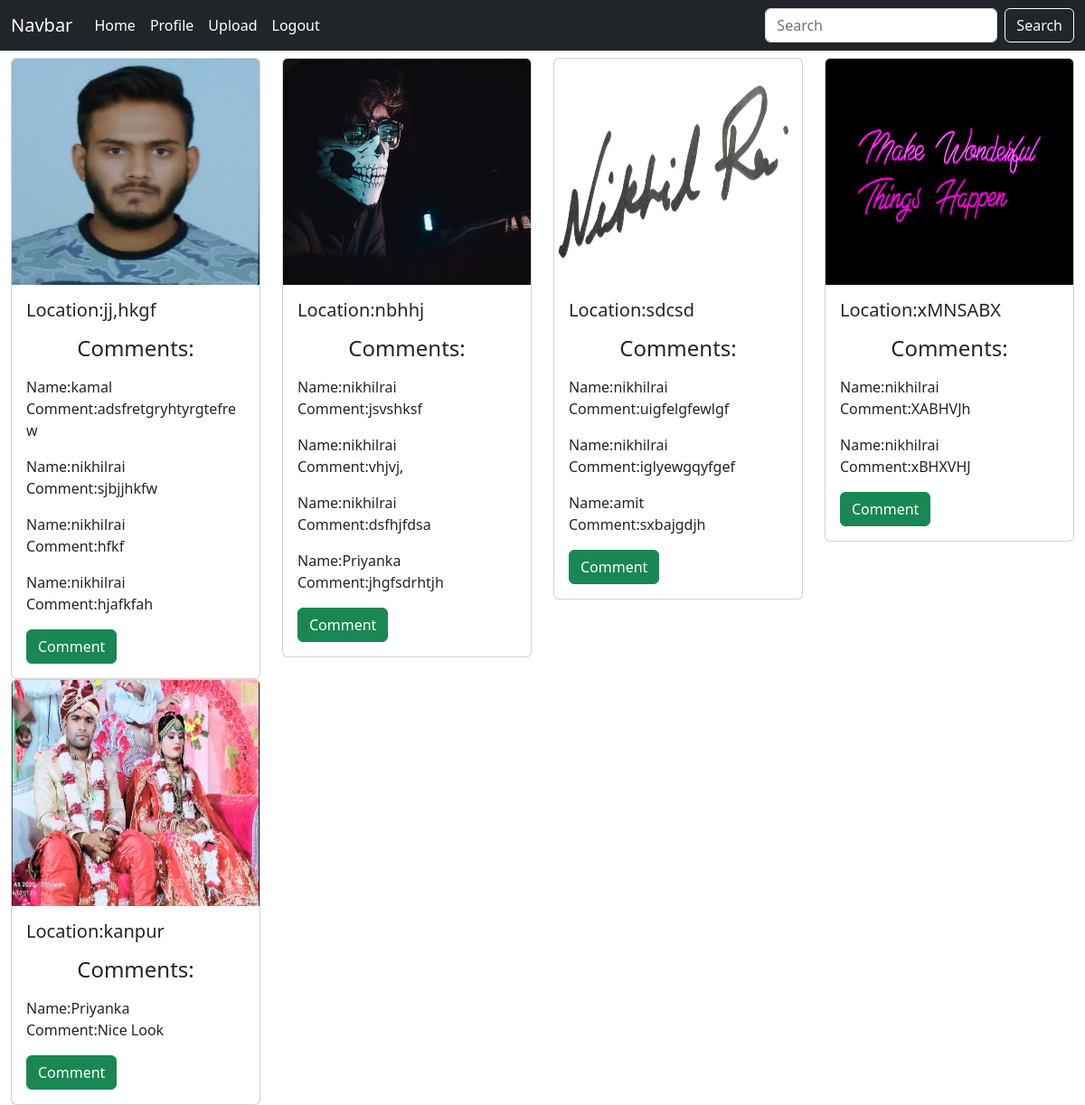
The page / (signed in) on the database its author committed.
### mainapp/models.py (models this page shows, shortened)
class Image(models.Model):
    image = models.ImageField(upload_to='images/')
    location = models.CharField(max_length=100)
    uploader = models.ForeignKey(User, on_delete=models.CASCADE)

class Comment(models.Model):
    image = models.ForeignKey(Image, on_delete=models.CASCADE, related_name='comments')
    user = models.ForeignKey(User, on_delete=models.CASCADE, default=None)
    content = models.TextField()
    created_at = models.DateTimeField(auto_now_add=True)

### mainapp/views.py (the view)
# urls.py: path('', views.home, name='home'),
@login_required
def home(request):
    images = Image.objects.all()
    comments = Comment.objects.all()
    return render(request, 'home.html', {'images': images, 'comments': comments})

### mainapp/templates/home.html (shortened to what this page needs)
{% extends 'base.html' %}
{% block content %}
<div class="container-fluid mt-2">
  <div class="row">
    {% for image in images %}
      <div class="col-xxl-2 col-xl-3 col-lg-3 col-md-4 col-sm-6 col-xs-12">
          <div class="card">
              <img src={{image.image.url}} class="card-img-top" height="250px" alt="...">
              <div class="card-body">
                <h5 class="card-title">Location:{{ image.location }}</h5>
                <h4 class="text-center m-3">Comments:</h4>
                {% for comment in comments %}
                  {% if comment.image == image %}
                    <p>Name:{{ comment.user.username }} <br>Comment:{{ comment.content }}</p>
                  {% endif %}
                {% endfor %}
                <a href="{% url 'image_detail' image.id%}" class="btn btn-success">Comment</a>
              </div>
          </div>
      </div>
      {% endfor %}
{% endblock %}

### mainapp/templates/base.html (shortened to what this page needs)
<!DOCTYPE html>
{%load static%}
<html>
<head>
 <link rel="stylesheet" href="{% static "css/all.min.css" %}">
 <link rel="stylesheet" href="{%static "css/bootstrap.css" %}">
</head>
<body>
  <nav class="navbar navbar-expand-lg bg-body-tertiary bg-dark ">
    <div class="container-fluid">
      <a class="navbar-brand text-white" href="/">Navbar</a>
      <div class="collapse navbar-collapse" id="navbarSupportedContent">
        <ul class="navbar-nav me-auto mb-2 mb-lg-0">
          {% if user.is_authenticated %}
          <li class="nav-item ">
            <a class="nav-link active text-white " aria-current="page" href="/">Home</a>
          </li>
          <li class="nav-item">
            <a class="nav-link text-white" href="{% url "profile"%}">Profile</a>
          </li>
          <li class="nav-item">
            <a class="nav-link active text-white" aria-current="page" href="{% url "upload"%}">Upload</a>
          </li>
          <li class="nav-item">
            <a class="nav-link text-white" href="{% url "logout"%}">Logout</a>
          </li>
          {% endif %}
        </ul>
        <form class="d-flex" role="search">
          <input class="form-control me-2" type="search" placeholder="Search" aria-label="Search">
          <button class="btn btn-outline-light" type="submit">Search</button>
        </form>
      </div>
    </div>
  </nav>
  <div class="content">
    {% block content %}
    {% endblock %}
  </div>
</body>
</html>

### rows shown on the page
Image: image (picture), location "jj,hkgf"
Comment: user.username "kamal", content "adsfretgryhtyrgtefrew"
Comment: user.username "nikhilrai", content "sjbjjhkfw"
Comment: user.username "nikhilrai", content "hfkf"
Comment: user.username "nikhilrai", content "hjafkfah"
Image: image (picture), location "nbhhj"
Comment: user.username "nikhilrai", content "jsvshksf"
Comment: user.username "nikhilrai", content "vhjvj,"
Comment: user.username "nikhilrai", content "dsfhjfdsa"
Comment: user.username "Priyanka", content "jhgfsdrhtjh"
Image: image (picture), location "sdcsd"
Comment: user.username "nikhilrai", content "uigfelgfewlgf"
Comment: user.username "nikhilrai", content "iglyewgqyfgef"
Comment: user.username "amit", content "sxbajgdjh"
Image: image (picture), location "xMNSABX"
Comment: user.username "nikhilrai", content "XABHVJh"
Comment: user.username "nikhilrai", content "xBHXVHJ"
Image: image (picture), location "kanpur"
Comment: user.username "Priyanka", content "Nice Look"
